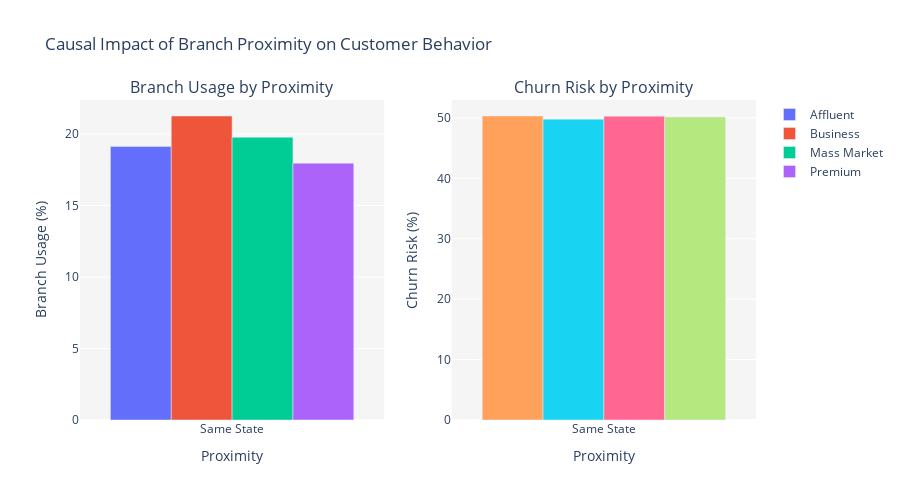

Notebook code cell kept with this figure:
### Markdown cell above
## **BRANCH PROXIMITY IMPACT**

### Code cell
branch_proximity_impact_query = """
    SELECT * FROM gold.analytics_branch_proximity_impact 
    ORDER BY CASE proximity_category 
    WHEN 'Same City' THEN 1 
    WHEN 'Same State' THEN 2 
    ELSE 3 
    END
"""
branch_proximity_impact_df = fetch_data(branch_proximity_impact_query)

fig = make_subplots(
    rows=1, cols=2,
    subplot_titles=("Branch Usage by Proximity",
                    "Churn Risk by Proximity")
)

segments = branch_proximity_impact_df['customer_segment'].unique()

# Branch usage
for segment in segments:
    segment_data = branch_proximity_impact_df[branch_proximity_impact_df['customer_segment'] == segment]
    hovertext_usage = [
        f"<b>{proximity}</b> - {segment}<br>Usage: {usage:.1f}%"
        for proximity, usage in zip(segment_data['proximity_category'], segment_data['branch_usage_pct'])
    ]
    fig.add_trace(
        go.Bar(
            name=segment,
            x=segment_data['proximity_category'],
            y=segment_data['branch_usage_pct'],
            hovertext=hovertext_usage,
            hoverinfo="text"
        ),
        row=1, col=1
    )

# Churn risk
for segment in segments:
    segment_data = branch_proximity_impact_df[branch_proximity_impact_df['customer_segment'] == segment]
    hovertext_churn = [
        f"<b>{proximity}</b> - {segment}<br>Churn Risk: {risk:.1f}%"
        for proximity, risk in zip(segment_data['proximity_category'], segment_data['avg_churn_risk_pct'])
    ]
    fig.add_trace(
        go.Bar(
            name=segment,
            x=segment_data['proximity_category'],
            y=segment_data['avg_churn_risk_pct'],
            hovertext=hovertext_churn,
            hoverinfo="text",
            showlegend=False  # Only show legend once
        ),
        row=1, col=2
    )

# Axes
fig.update_xaxes(title_text="Proximity", row=1, col=1)
fig.update_xaxes(title_text="Proximity", row=1, col=2)
fig.update_yaxes(title_text="Branch Usage (%)", row=1, col=1)
fig.update_yaxes(title_text="Churn Risk (%)", row=1, col=2)

# Layout
fig.update_layout(
    title="Causal Impact of Branch Proximity on Customer Behavior",
    height=500,
    barmode='group',
    plot_bgcolor='rgba(245,245,245,1)',
)

fig.show()

### Figure 1 — Plotly figure (JSON) as saved in the notebook; plotly's stock layout.template omitted (floating-point values rounded to 4 significant figures)
{"data": [{"hoverinfo": "text", "hovertext": ["<b>Same State</b> - Affluent<br>Usage: 19.1%"], "name": "Affluent", "type": "bar", "x": ["Same State"], "xaxis": "x", "y": [19.12], "yaxis": "y"}, {"hoverinfo": "text", "hovertext": ["<b>Same State</b> - Business<br>Usage: 21.3%"], "name": "Business", "type": "bar", "x": ["Same State"], "xaxis": "x", "y": [21.26], "yaxis": "y"}, {"hoverinfo": "text", "hovertext": ["<b>Same State</b> - Mass Market<br>Usage: 19.8%"], "name": "Mass Market", "type": "bar", "x": ["Same State"], "xaxis": "x", "y": [19.77], "yaxis": "y"}, {"hoverinfo": "text", "hovertext": ["<b>Same State</b> - Premium<br>Usage: 18.0%"], "name": "Premium", "type": "bar", "x": ["Same State"], "xaxis": "x", "y": [17.96], "yaxis": "y"}, {"hoverinfo": "text", "hovertext": ["<b>Same State</b> - Affluent<br>Churn Risk: 50.3%"], "name": "Affluent", "showlegend": false, "type": "bar", "x": ["Same State"], "xaxis": "x2", "y": [50.31], "yaxis": "y2"}, {"hoverinfo": "text", "hovertext": ["<b>Same State</b> - Business<br>Churn Risk: 49.8%"], "name": "Business", "showlegend": false, "type": "bar", "x": ["Same State"], "xaxis": "x2", "y": [49.78], "yaxis": "y2"}, {"hoverinfo": "text", "hovertext": ["<b>Same State</b> - Mass Market<br>Churn Risk: 50.3%"], "name": "Mass Market", "showlegend": false, "type": "bar", "x": ["Same State"], "xaxis": "x2", "y": [50.27], "yaxis": "y2"}, {"hoverinfo": "text", "hovertext": ["<b>Same State</b> - Premium<br>Churn Risk: 50.1%"], "name": "Premium", "showlegend": false, "type": "bar", "x": ["Same State"], "xaxis": "x2", "y": [50.15], "yaxis": "y2"}], "layout": {"annotations": [{"font": {"size": 16}, "showarrow": false, "text": "Branch Usage by Proximity", "x": 0.225, "xanchor": "center", "xref": "paper", "y": 1, "yanchor": "bottom", "yref": "paper"}, {"font": {"size": 16}, "showarrow": false, "text": "Churn Risk by Proximity", "x": 0.775, "xanchor": "center", "xref": "paper", "y": 1, "yanchor": "bottom", "yref": "paper"}], "barmode": "group", "height": 500, "plot_bgcolor": "rgba(245,245,245,1)", "title": {"text": "Causal Impact of Branch Proximity on Customer Behavior"}, "xaxis": {"anchor": "y", "domain": [0, 0.45], "title": {"text": "Proximity"}}, "xaxis2": {"anchor": "y2", "domain": [0.55, 1], "title": {"text": "Proximity"}}, "yaxis": {"anchor": "x", "domain": [0, 1], "title": {"text": "Branch Usage (%)"}}, "yaxis2": {"anchor": "x2", "domain": [0, 1], "title": {"text": "Churn Risk (%)"}}}}
